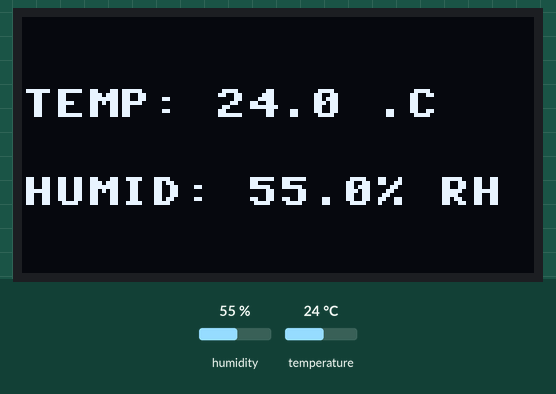
Simulated run of this program. Board: ESP32 board running MicroPython. Parts: 128×64 one-colour display. The inputs (shaded band) are chosen by the test bench; at power-on: humidity 55 %, temperature 24 °C. What the program prints to the serial console is not drawn.

Above: at 3.7 s.
3.8 s: humidity set to 22 %
At 9.7 s:
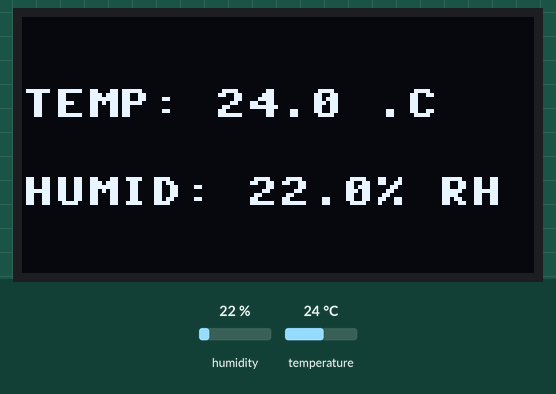
10.7 s: temperature set to 12 °C
At 16.5 s:
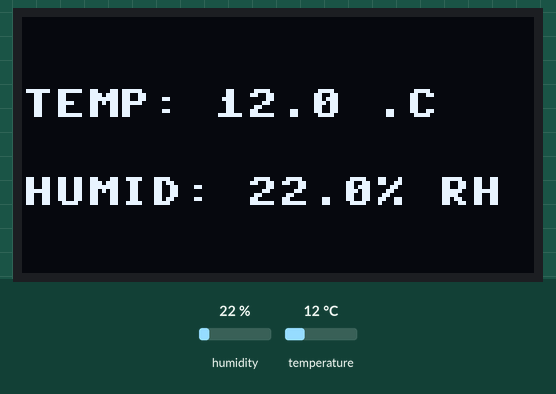
16.8 s: humidity set to 40 %
At 22.2 s:
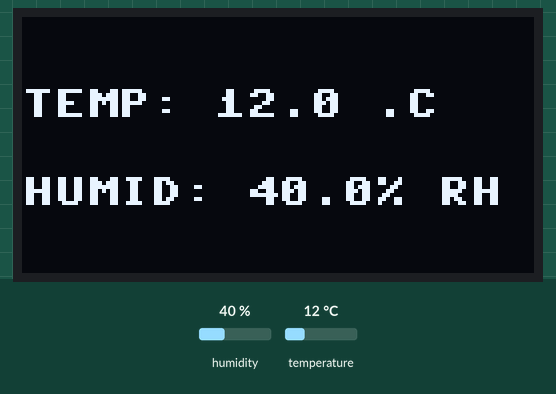
22.9 s: temperature set to 19 °C
Timing chart, 0 to 25.9 s (numbered marks = the images above; inputs shaded):
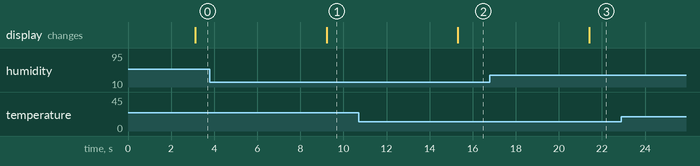

Measured:
- after the input at 3.8 s, the display: changes after 5.4 s (image 1)
- after the input at 10.7 s, the display: changes after 4.6 s (image 2)
- after the input at 16.8 s, the display: changes after 4.6 s (image 3)

The program:

Ex_dht22.py
```python
# ใช้กับบอร์ด ESP8266
from machine import Pin, I2C
import time
import dht
import ssd1306


i2c = I2C(scl=Pin(5), sda=Pin(4))
oled_width = 128
oled_height = 64
oled = ssd1306.SSD1306_I2C(oled_width, oled_height, i2c)


# ESP32 Pin assignment
#i2c = I2C(scl=Pin(22), sda=Pin(21))

# ESP8266 Pin assignment
i2c = I2C(scl=Pin(5), sda=Pin(4))
oled_width = 128
oled_height = 64
oled = ssd1306.SSD1306_I2C(oled_width, oled_height, i2c)

# DHT22
d = dht.DHT22(Pin(2))

while True:
    d.measure()
    temp = d.temperature()
    humid = d.humidity()
    time.sleep(3)

    print('TEMP {} HUMID {}'.format(temp, humid))
    #---- OLED ---
    oled.fill(0)

    oled.text('TEMP: {} .C'.format(temp), 0, 18)
    oled.text('HUMID: {}% RH'.format(humid), 0, 40)
    oled.show()
 #--------------------------


    #เช็คเงื่อนไขอุณหภูมิ
''' if temp > 30:
        state = True
        #print('TURN ON')
    else:
        state = False
        #print('TURN OFF')

    # ส่วนสั่งให้รีเลย์ทำงาน
    if state == True: # ถ้าอุณภูมิ 45 c
        turn_on()     # เปิดรีเลย์
    else:
        turn_off() # ปิดรีเลย์
    #print('RELAY STATE: ', relay.value())
    print('----------')
    #count += 1 # count = count +1
    #time.sleep(3)
'''
```
